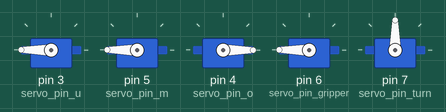
Recording of a sketch running on a simulated Arduino Uno, built with avr-gcc and run on an emulated ATmega328P. Shown: 5 × servo.

Above: at 0.1 s.
At 2.6 s:
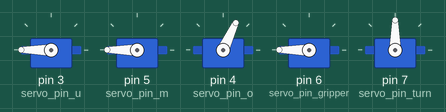
At 6.1 s:
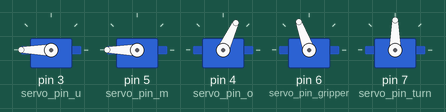
At 12.3 s:
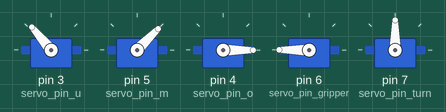
At 21.9 s:
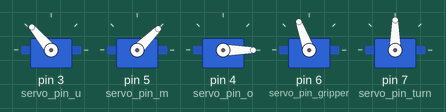
At 36.2 s:
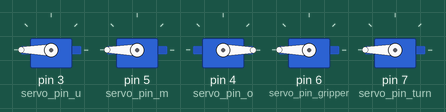
Timing chart, 0 to 40.0 s (numbered marks = the images above):
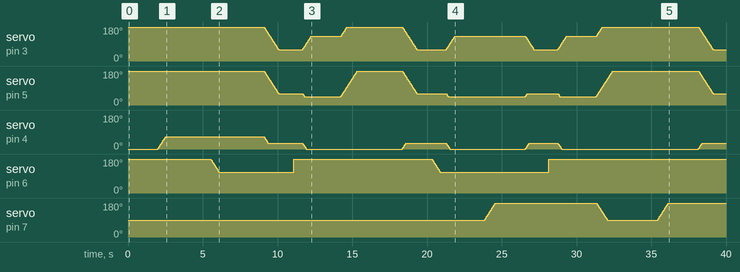

Measured:
- by itself, servo on pin 6 (servo_pin_gripper): ramps from 180° to 110° and jumps back, once every 17.1 s

The sketch:

RobotDemo.ino
```cpp
#include <Servo.h>

int servo_pin_u = 3;
int servo_pin_o = 4;
int servo_pin_m = 5;
int servo_pin_gripper = 6;
int servo_pin_turn = 7;
int su, sm, so, st, sg;

Servo sg90_u, sg90_m, sg90_o, sg90_g, sg90_t;

void go_home(int sleep = 2000) {
  su = sm = sg = 180;
  st = 90;
  so = 0;
  sg90_u.write(su);
  sg90_m.write(sm);
  sg90_o.write(so);
  sg90_g.write(sg);
  sg90_t.write(st);
  delay(sleep);
}

void move(int gu, int gm, int go, int gt, int gg, int mdelay = 8) {
  int done;
  done = 0;
  while (!done)
  {
    if (su < gu) {
      su++;
      sg90_u.write(su);
    }
    else if (su > gu) {
      su--;
      sg90_u.write(su);
    }
    if (sm < gm) {
      sm++;
      sg90_m.write(sm);
    }
    else if (sm > gm) {
      sm--;
      sg90_m.write(sm);
    }
    if (so < go) {
      so++;
      sg90_o.write(so);
    }
    else if (so > go) {
      so--;
      sg90_o.write(so);
    }
    if (st < gt) {
      st++;
      sg90_t.write(st);
    }
    else if (st > gt) {
      st--;
      sg90_t.write(st);
    }
    if (sg < gg) {
      sg++;
      sg90_g.write(sg);
    }
    else if (sg > gg) {
      sg--;
      sg90_g.write(sg);
    }
    if (mdelay > 0) delay(mdelay);
    done = ((su == gu) && (sm == gm) && (so == go) && (st == gt) && (sg == gg));
  }
}

void open_gripper(int sleep = 600) {
  move(su, sm, so, st, 180, 0);
  delay(sleep);
}

void close_gripper(int sleep = 400) {
  move(su, sm, so, st, 0, 0);
  delay(sleep);
}

void close_gripper_a_bit(int sleep = 400) {
  move(su, sm, so, st, 110);
  delay(sleep);
}

void down(int sleep = 1000) {
  move(60, 60, 30, st, sg);
  delay(sleep);
}

void up(int sleep = 2000) {
  move(180, 180, 0, st, sg);
  delay(sleep);
}

void up_a_bit(int sleep = 2000) {
  move(130, 45, 0, st, sg);
  delay(sleep);
}

void turn_left(int sleep = 2000) {
  move(su, sm, so, 180, sg);
  delay(sleep);
}

void turn_center(int sleep = 2000) {
  move(su, sm, so, 90, sg);
  delay(sleep);
}

void turn_right(int sleep = 2000) {
  move(su, sm, so, 0, sg);
  delay(sleep);
}

void slow_to_home(int sleep = 3000) {
  move(180, 180, 0, 90, 180);
  delay(sleep);
}

void setup() {
  sg90_u.attach(servo_pin_u);
  sg90_m.attach(servo_pin_m);
  sg90_o.attach(servo_pin_o);
  sg90_g.attach(servo_pin_gripper);
  sg90_t.attach(servo_pin_turn);
  go_home();
  // gu:180 gm:180  go:0  gt:90  gg:180
  move(180, 180, 65, st, sg);
  delay(3000);
  close_gripper_a_bit(3000);
  down();
  open_gripper();
  up_a_bit();
  slow_to_home(3000);
  down();
  close_gripper_a_bit();
  up_a_bit();
  turn_left();
  down();
  open_gripper();
  up_a_bit();
  slow_to_home(3000);
  turn_left();
  down();
  close_gripper_a_bit();
  up_a_bit();
  turn_right();
  down();
  open_gripper();
  up_a_bit();
  slow_to_home(3000);
  turn_right();
  down();
  close_gripper_a_bit();
  up_a_bit();
  turn_center(3000);
  move(180, 180, 180, st, sg, 0);
  delay(60);
  move(180, 180, 180, st, 180, 0);
  delay(3000);
  slow_to_home();
}

void loop() {}
```
